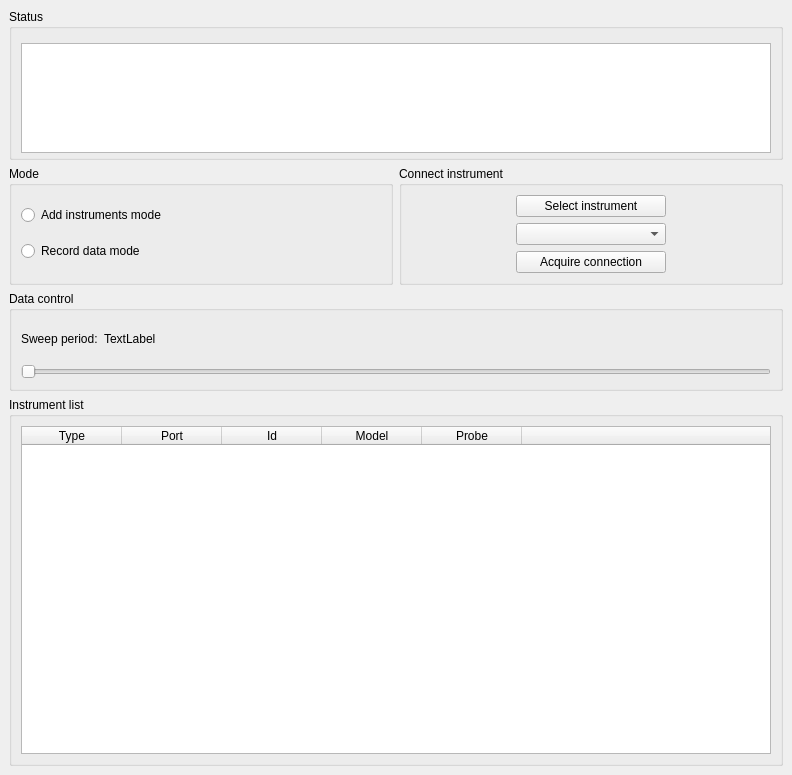
<?xml version="1.0" encoding="UTF-8"?>
<ui version="4.0">
 <class>MainWindow</class>
 <widget class="QMainWindow" name="MainWindow">
  <property name="geometry">
   <rect>
    <x>0</x>
    <y>0</y>
    <width>788</width>
    <height>775</height>
   </rect>
  </property>
  <property name="minimumSize">
   <size>
    <width>0</width>
    <height>20</height>
   </size>
  </property>
  <property name="windowTitle">
   <string>Environment</string>
  </property>
  <widget class="QWidget" name="centralwidget">
   <layout class="QGridLayout" name="gridLayout_4">
    <item row="5" column="0" colspan="2">
     <widget class="QGroupBox" name="listGroupBox">
      <property name="sizePolicy">
       <sizepolicy hsizetype="Preferred" vsizetype="Expanding">
        <horstretch>0</horstretch>
        <verstretch>0</verstretch>
       </sizepolicy>
      </property>
      <property name="title">
       <string>Instrument list</string>
      </property>
      <layout class="QGridLayout" name="gridLayout">
       <item row="1" column="0" colspan="2">
        <widget class="QTableWidget" name="instrTable">
         <property name="minimumSize">
          <size>
           <width>750</width>
           <height>200</height>
          </size>
         </property>
         <attribute name="horizontalHeaderCascadingSectionResizes">
          <bool>false</bool>
         </attribute>
         <attribute name="horizontalHeaderDefaultSectionSize">
          <number>100</number>
         </attribute>
         <attribute name="horizontalHeaderStretchLastSection">
          <bool>true</bool>
         </attribute>
         <attribute name="verticalHeaderVisible">
          <bool>false</bool>
         </attribute>
         <column>
          <property name="text">
           <string>Type</string>
          </property>
         </column>
         <column>
          <property name="text">
           <string>Port</string>
          </property>
         </column>
         <column>
          <property name="text">
           <string>Id</string>
          </property>
         </column>
         <column>
          <property name="text">
           <string>Model</string>
          </property>
         </column>
         <column>
          <property name="text">
           <string>Probe</string>
          </property>
         </column>
         <column>
          <property name="text">
           <string/>
          </property>
         </column>
        </widget>
       </item>
      </layout>
     </widget>
    </item>
    <item row="4" column="0" colspan="2">
     <widget class="QGroupBox" name="controlGroupBox">
      <property name="sizePolicy">
       <sizepolicy hsizetype="Preferred" vsizetype="Fixed">
        <horstretch>0</horstretch>
        <verstretch>0</verstretch>
       </sizepolicy>
      </property>
      <property name="minimumSize">
       <size>
        <width>100</width>
        <height>100</height>
       </size>
      </property>
      <property name="title">
       <string>Data control</string>
      </property>
      <layout class="QGridLayout" name="gridLayout_3">
       <item row="0" column="0">
        <widget class="QLabel" name="label">
         <property name="text">
          <string>Sweep period:</string>
         </property>
        </widget>
       </item>
       <item row="0" column="1">
        <widget class="QLabel" name="freqLabel">
         <property name="sizePolicy">
          <sizepolicy hsizetype="Expanding" vsizetype="Preferred">
           <horstretch>0</horstretch>
           <verstretch>0</verstretch>
          </sizepolicy>
         </property>
         <property name="text">
          <string>TextLabel</string>
         </property>
        </widget>
       </item>
       <item row="2" column="0" colspan="2">
        <widget class="QSlider" name="freqSlider">
         <property name="orientation">
          <enum>Qt::Horizontal</enum>
         </property>
        </widget>
       </item>
      </layout>
      <zorder>freqSlider</zorder>
      <zorder>label</zorder>
      <zorder>freqLabel</zorder>
     </widget>
    </item>
    <item row="0" column="0" colspan="2">
     <widget class="QGroupBox" name="statusGroupBox">
      <property name="sizePolicy">
       <sizepolicy hsizetype="Preferred" vsizetype="Fixed">
        <horstretch>0</horstretch>
        <verstretch>0</verstretch>
       </sizepolicy>
      </property>
      <property name="minimumSize">
       <size>
        <width>0</width>
        <height>150</height>
       </size>
      </property>
      <property name="title">
       <string>Status</string>
      </property>
      <layout class="QVBoxLayout" name="verticalLayout">
       <item>
        <widget class="QTextBrowser" name="textBrowser">
         <property name="sizePolicy">
          <sizepolicy hsizetype="Expanding" vsizetype="Fixed">
           <horstretch>0</horstretch>
           <verstretch>0</verstretch>
          </sizepolicy>
         </property>
         <property name="minimumSize">
          <size>
           <width>0</width>
           <height>110</height>
          </size>
         </property>
         <property name="maximumSize">
          <size>
           <width>16777215</width>
           <height>100</height>
          </size>
         </property>
        </widget>
       </item>
      </layout>
     </widget>
    </item>
    <item row="3" column="0">
     <widget class="QGroupBox" name="groupBox">
      <property name="sizePolicy">
       <sizepolicy hsizetype="Preferred" vsizetype="Fixed">
        <horstretch>0</horstretch>
        <verstretch>0</verstretch>
       </sizepolicy>
      </property>
      <property name="minimumSize">
       <size>
        <width>0</width>
        <height>100</height>
       </size>
      </property>
      <property name="maximumSize">
       <size>
        <width>16777215</width>
        <height>200</height>
       </size>
      </property>
      <property name="title">
       <string>Mode</string>
      </property>
      <layout class="QVBoxLayout" name="verticalLayout_6">
       <item>
        <widget class="QRadioButton" name="addRadio">
         <property name="text">
          <string>Add instruments mode</string>
         </property>
        </widget>
       </item>
       <item>
        <widget class="QRadioButton" name="recordRadio">
         <property name="text">
          <string>Record data mode</string>
         </property>
        </widget>
       </item>
      </layout>
     </widget>
    </item>
    <item row="3" column="1">
     <widget class="QGroupBox" name="groupBox_2">
      <property name="sizePolicy">
       <sizepolicy hsizetype="Preferred" vsizetype="Fixed">
        <horstretch>0</horstretch>
        <verstretch>0</verstretch>
       </sizepolicy>
      </property>
      <property name="minimumSize">
       <size>
        <width>0</width>
        <height>100</height>
       </size>
      </property>
      <property name="maximumSize">
       <size>
        <width>16777215</width>
        <height>200</height>
       </size>
      </property>
      <property name="title">
       <string>Connect instrument</string>
      </property>
      <layout class="QVBoxLayout" name="verticalLayout_5">
       <item alignment="Qt::AlignHCenter">
        <widget class="QPushButton" name="selectButton">
         <property name="sizePolicy">
          <sizepolicy hsizetype="Fixed" vsizetype="Fixed">
           <horstretch>0</horstretch>
           <verstretch>0</verstretch>
          </sizepolicy>
         </property>
         <property name="minimumSize">
          <size>
           <width>150</width>
           <height>0</height>
          </size>
         </property>
         <property name="text">
          <string>Select instrument</string>
         </property>
        </widget>
       </item>
       <item alignment="Qt::AlignHCenter">
        <widget class="QComboBox" name="portCombo">
         <property name="sizePolicy">
          <sizepolicy hsizetype="Fixed" vsizetype="Fixed">
           <horstretch>100</horstretch>
           <verstretch>0</verstretch>
          </sizepolicy>
         </property>
         <property name="minimumSize">
          <size>
           <width>150</width>
           <height>0</height>
          </size>
         </property>
        </widget>
       </item>
       <item alignment="Qt::AlignHCenter">
        <widget class="QPushButton" name="acquireButton">
         <property name="sizePolicy">
          <sizepolicy hsizetype="Fixed" vsizetype="Fixed">
           <horstretch>200</horstretch>
           <verstretch>0</verstretch>
          </sizepolicy>
         </property>
         <property name="minimumSize">
          <size>
           <width>150</width>
           <height>0</height>
          </size>
         </property>
         <property name="text">
          <string>Acquire connection</string>
         </property>
        </widget>
       </item>
      </layout>
     </widget>
    </item>
   </layout>
  </widget>
 </widget>
 <resources/>
 <connections/>
</ui>
